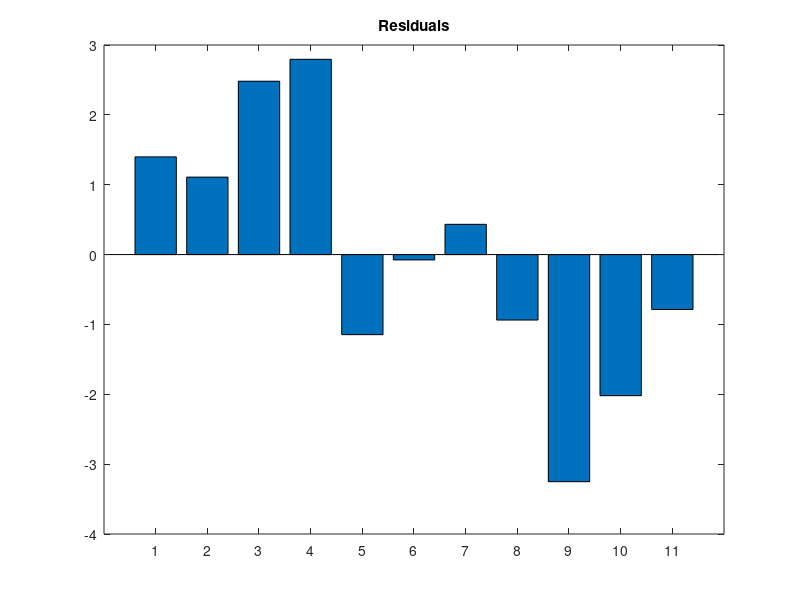
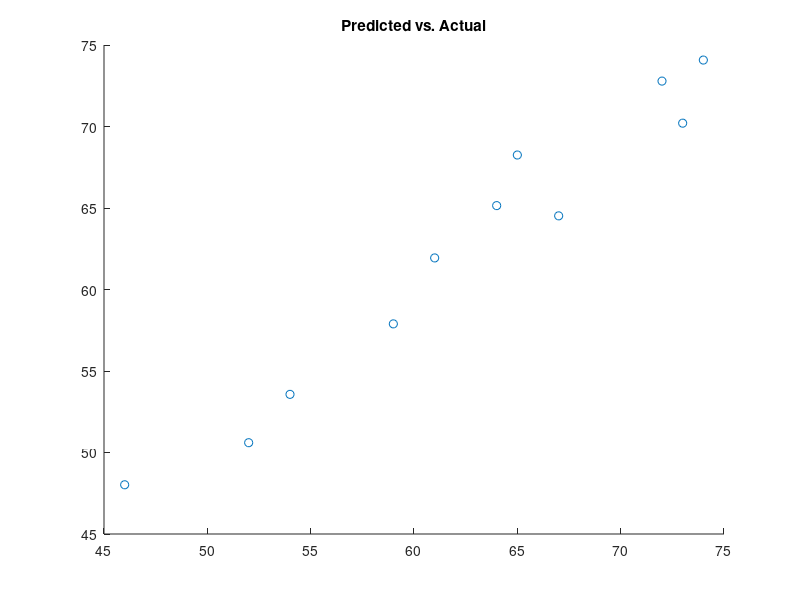

Source code (MATLAB) for these figures, in order:
% Ejemplo de: https://college.cengage.com/mathematics/brase/understandable_statistics/7e/students/datasets/mlr/frames/frame.html

%Systolic Blood Pressure Data

%The data (X1, X2, X3) are for each patient.
%X1 = systolic blood pressure
%X2 = age in years
%X3 = weight in pounds

%Quiero que X1 y X3 sean mis datos y X2 se´ra lo que vamos a predecir

clear 
clc

D = [132	52	173
143	59	184
153	67	194
162	73	211
154	64	196
168	74	220
137	54	188
149	61	188
159	65	207
128	46	167
166	72	217];

[F C]=size(D);

%X = 1s X1 y X3
X = [ones(F,1)  D(:,1) D(:,3)]; %ones(11,1)Se le pone un termino independiente  
%Y = X2
Y = D(:,2);
Xtrans = X';%'Transpuesta 3x3
B = inv(Xtrans*X)*Xtrans*Y; 
%b0 = B(1);
%b1 = B(2);
%b2 = B(3);
%Ypredict = b0 + b1*X1+....
Ypredict = X*B; %Realizamos la prediccion

%Error Recidual
Er = Y - Ypredict
%RMSE raiz(Elevo al cuadrado y divido por la cantidad de datos)
RMSE = (sum((Y-Ypredict).^2)/F)^0.5

r = Y - Ypredict

figure(1)
bar(r)%Error de cada instancia (11 en este caso)
title('Residuals')

figure(2)
scatter(Y,Ypredict)%Si es bueno debe parecer una linea recta
title('Predicted vs. Actual')

